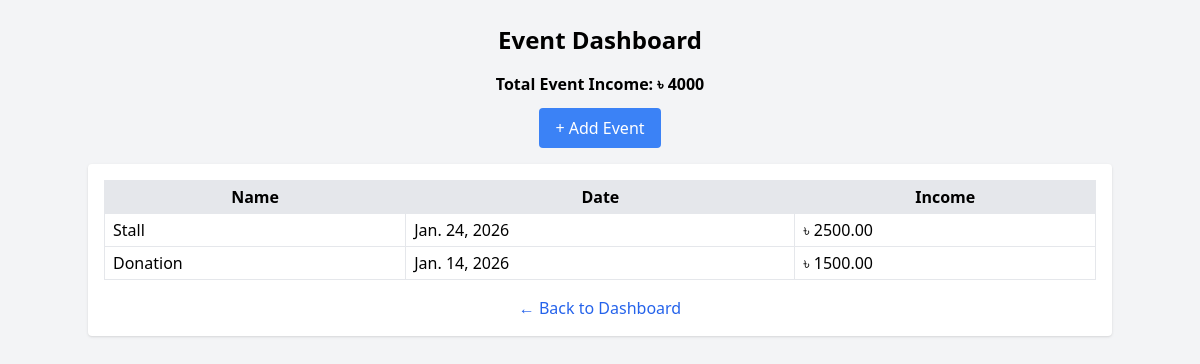
Page /events/ on the earlier database version.
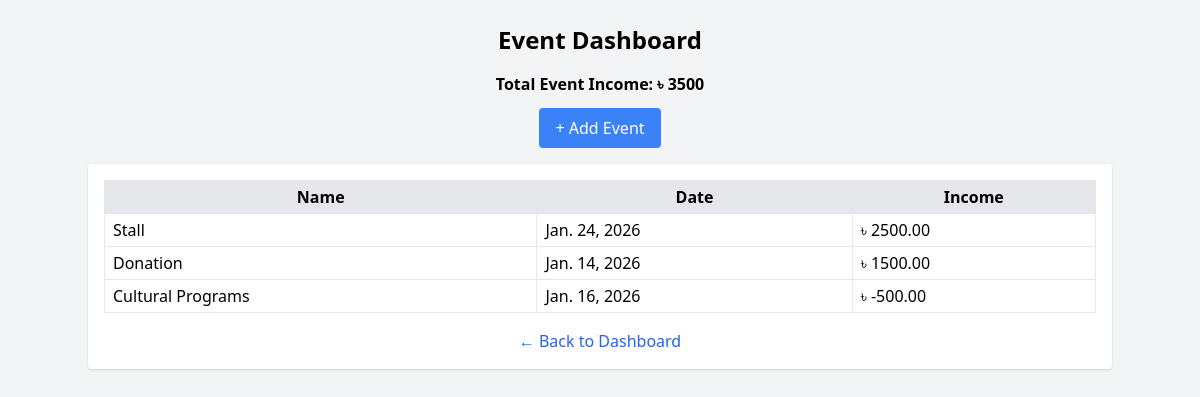
Same page on the later database version.
### core/models.py (models this page shows, shortened)
class Event(models.Model):
    name = models.CharField(max_length=100)
    event_date = models.DateField()
    income = models.DecimalField(max_digits=10, decimal_places=2)

### core/views.py (the view)
# urls.py: path('events/', views.event_dashboard, name='event_dashboard'),
def event_dashboard(request):
    events = Event.objects.all()
    events = Event.objects.all()
    total_income = events.aggregate(total=Sum('income'))['total'] or 0
    context = {
        'events': events,
        'total': total_income,  # matches your template variable {{ total }}
    }
    return render(request, 'core/dashboard_events.html', context)

### core/templates/core/dashboard_events.html (shortened to what this page needs)
<!DOCTYPE html>
<html>
<head>
    <script src="https://cdn.tailwindcss.com"></script>
</head>
<body class="bg-gray-100 p-6">
<div class="max-w-7xl mx-auto text-center mb-4">
    <h2 class="text-2xl font-bold mb-4">Event Dashboard</h2>
    <p class="mb-3 font-semibold">Total Event Income: ৳ {{ total }}</p>
    <a href="{% url 'add_event' %}" class="bg-blue-500 text-white px-4 py-2 rounded hover:bg-blue-600 mb-4 inline-block">+ Add Event</a>
    <div class="bg-white shadow rounded p-4 max-w-5xl mx-auto">
        <table class="table-auto w-full border-collapse border border-gray-300">
            <thead>
                <tr class="bg-gray-200">
                    <th class="border px-2 py-1">Name</th>
                    <th class="border px-2 py-1">Date</th>
                    <th class="border px-2 py-1">Income</th>
                </tr>
            </thead>
            <tbody>
                {% for e in events %}
                <tr>
                    <td class="border px-2 py-1 text-left">{{ e.name }}</td>
                    <td class="border px-2 py-1 text-left">{{ e.event_date }}</td>
                    <td class="border px-2 py-1 text-left">৳ {{ e.income }}</td>
                </tr>
                {% empty %}
                <tr>
                    <td class="border px-2 py-1 text-center" colspan="3">No events yet</td>
                </tr>
                {% endfor %}
            </tbody>
        </table>
        <div class="text-center mt-4">
            <a href="{% url 'main_dashboard' %}" class="text-blue-600 hover:underline font-medium">
                ← Back to Dashboard
            </a>
        </div>
    </div>
</div>
</body>
</html>

Differences in the rows shown:
added Event: name "Cultural Programs", event_date "Jan. 16, 2026", income "-500.00"
Other differences:
{{ total }}: "4000" → "3500"
